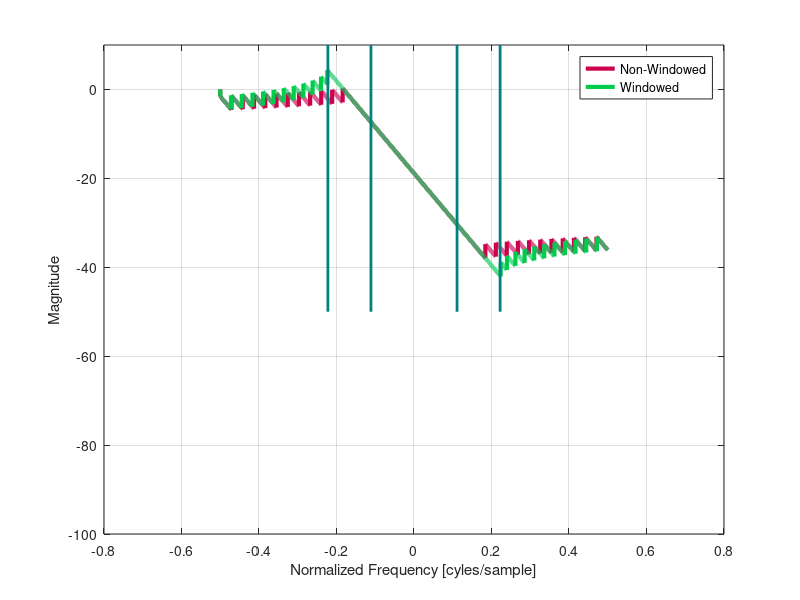

Recreate this plot in MATLAB.
NFFT = 2^14;
freq = [0:NFFT-1]/NFFT - 0.5;

fp = 1/9;
fs = 2/9;
Ap = 0.1; % dB
As = 60; % dB

Bp = 10^(Ap/20);
dp = (Bp-1)/(Bp+1); % pass band ripple
Bs = (1+dp)*10^(-As/20);
ds = Bs; % stop band ripple (approx.)

%% Windowed filter design
Fw = fs - fp;
fc = 0.5*(fs + fp);
[d,dind] = min([dp ds]);
if(dind == 1)
    A = Ap; % design is dominated by pass band ripple
else
    A = As; % design is dominated by stop band ripple
end;
% Blackman window cuz 74 dB
L = ceil(11*pi/(2*pi*Fw));
% Now we know the shape (Blackman) and the length.
win = blackman(L);
% Generate the impulse response
M = L-1; % filter order
alpha = M/2; % group delay
n = [0:L-1].' - alpha;
hd = (2*fc)*sinc(2*fc*n);
h = hd.*win;
hblackman = h;

%magnitude dB
plot(freq,20*log10(abs(fftshift(fft(hd,NFFT)))),'Color',[0.8 0 0.3],'LineWidth',3);
hold on;
plot(freq,20*log10(abs(fftshift(fft(h ,NFFT)))),'Color',[0.0 0.8 0.3],'LineWidth',3);
ax = axis;
plot((fp)*[1 1],ax(3:4),'Color',[0 0.5 0.5],'LineWidth',2);
plot(-(fp)*[1 1],ax(3:4),'Color',[0 0.5 0.5],'LineWidth',2);
plot((fs)*[1 1],ax(3:4),'Color',[0 0.5 0.5],'LineWidth',2);
plot(-(fs)*[1 1],ax(3:4),'Color',[0 0.5 0.5],'LineWidth',2);
hold off;
grid on;
xlabel('Normalized Frequency [cyles/sample]');
ylabel('Magnitude [dB]');
legend('Non-Windowed','Windowed');
ylim([-100 10]);

%magnitude linear
plot(freq,(abs(fftshift(fft(hd,NFFT)))),'Color',[0.8 0 0.3],'LineWidth',3);
hold on;
plot(freq,(abs(fftshift(fft(h ,NFFT)))),'Color',[0.0 0.8 0.3],'LineWidth',3);
ax = axis;
plot((fp)*[1 1],ax(3:4),'Color',[0 0.5 0.5],'LineWidth',2);
plot(-(fp)*[1 1],ax(3:4),'Color',[0 0.5 0.5],'LineWidth',2);
plot((fs)*[1 1],ax(3:4),'Color',[0 0.5 0.5],'LineWidth',2);
plot(-(fs)*[1 1],ax(3:4),'Color',[0 0.5 0.5],'LineWidth',2);
hold off;
grid on;
xlabel('Normalized Frequency [cyles/sample]');
ylabel('Magnitude');
legend('Non-Windowed','Windowed');
ylim([-.5 1.5]);


%phase
plot(freq,unwrap(angle(fftshift(fft(hd,NFFT)))),'Color',[0.8 0 0.3],'LineWidth',3);
hold on;
plot(freq,unwrap(angle(fftshift(fft(h ,NFFT)))),'Color',[0.0 0.8 0.3],'LineWidth',3);
ax = axis;
plot((fp)*[1 1],ax(3:4),'Color',[0 0.5 0.5],'LineWidth',2);
plot(-(fp)*[1 1],ax(3:4),'Color',[0 0.5 0.5],'LineWidth',2);
plot((fs)*[1 1],ax(3:4),'Color',[0 0.5 0.5],'LineWidth',2);
plot(-(fs)*[1 1],ax(3:4),'Color',[0 0.5 0.5],'LineWidth',2);
hold off;
grid on;
xlabel('Normalized Frequency [cyles/sample]');
ylabel('Magnitude');
legend('Non-Windowed','Windowed');
ylim([-100 10]);







%% Kaiser design
[M,Wn,beta,filtype]=kaiserord([fp fs],[1 0],[dp ds],1)
L = M+1;
alpha = M/2;
win = kaiser(L,beta);
n = [0:L-1].' - alpha;
hd = (2*fc)*sinc((2*fc)*(n));
h = hd.*win;
hkaiser = h;

plot(freq,20*log10(abs(fftshift(fft(hd,NFFT)))),'Color',[0.8 0 0.3],'LineWidth',3);
hold on;
plot(freq,20*log10(abs(fftshift(fft(h ,NFFT)))),'Color',[0.0 0.8 0.3],'LineWidth',3);
ax = axis;
plot((fp)*[1 1],ax(3:4),'Color',[0 0.5 0.5],'LineWidth',2);
plot(-(fp)*[1 1],ax(3:4),'Color',[0 0.5 0.5],'LineWidth',2);
plot((fs)*[1 1],ax(3:4),'Color',[0 0.5 0.5],'LineWidth',2);
plot(-(fs)*[1 1],ax(3:4),'Color',[0 0.5 0.5],'LineWidth',2);
hold off;
grid on;
xlabel('Normalized Frequency [cyles/sample]');
ylabel('Magnitude');
legend('Non-Windowed','Windowed');
ylim([-100 10]);

plot(freq,(abs(fftshift(fft(hd,NFFT)))),'Color',[0.8 0 0.3],'LineWidth',3);
hold on;
plot(freq,(abs(fftshift(fft(h ,NFFT)))),'Color',[0.0 0.8 0.3],'LineWidth',3);
ax = axis;
plot((fp)*[1 1],ax(3:4),'Color',[0 0.5 0.5],'LineWidth',2);
plot(-(fp)*[1 1],ax(3:4),'Color',[0 0.5 0.5],'LineWidth',2);
plot((fs)*[1 1],ax(3:4),'Color',[0 0.5 0.5],'LineWidth',2);
plot(-(fs)*[1 1],ax(3:4),'Color',[0 0.5 0.5],'LineWidth',2);
hold off;
grid on;
xlabel('Normalized Frequency [cyles/sample]');
ylabel('Magnitude');
legend('Non-Windowed','Windowed');
ylim([-.25 1.2]);


plot(freq,unwrap(angle(fftshift(fft(hd,NFFT)))),'Color',[0.8 0 0.3],'LineWidth',3);
hold on;
plot(freq,unwrap(angle(fftshift(fft(h ,NFFT)))),'Color',[0.0 0.8 0.3],'LineWidth',3);
ax = axis;
plot((fp)*[1 1],ax(3:4),'Color',[0 0.5 0.5],'LineWidth',2);
plot(-(fp)*[1 1],ax(3:4),'Color',[0 0.5 0.5],'LineWidth',2);
plot((fs)*[1 1],ax(3:4),'Color',[0 0.5 0.5],'LineWidth',2);
plot(-(fs)*[1 1],ax(3:4),'Color',[0 0.5 0.5],'LineWidth',2);
hold off;
grid on;
xlabel('Normalized Frequency [cyles/sample]');
ylabel('Magnitude');
legend('Non-Windowed','Windowed');
ylim([-100 10]);

